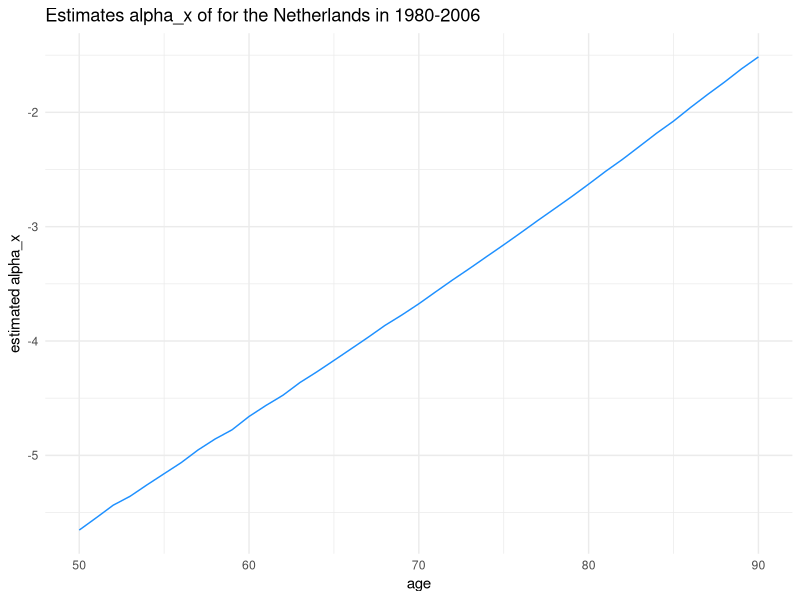
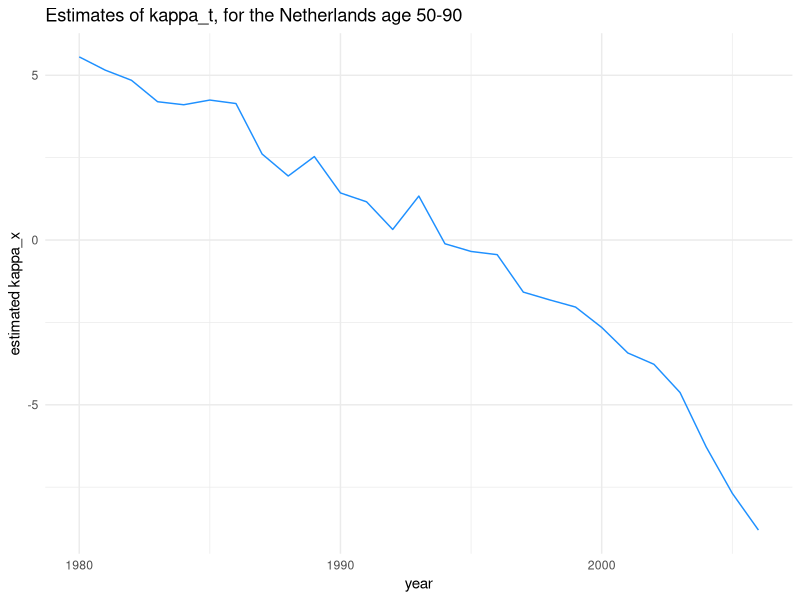
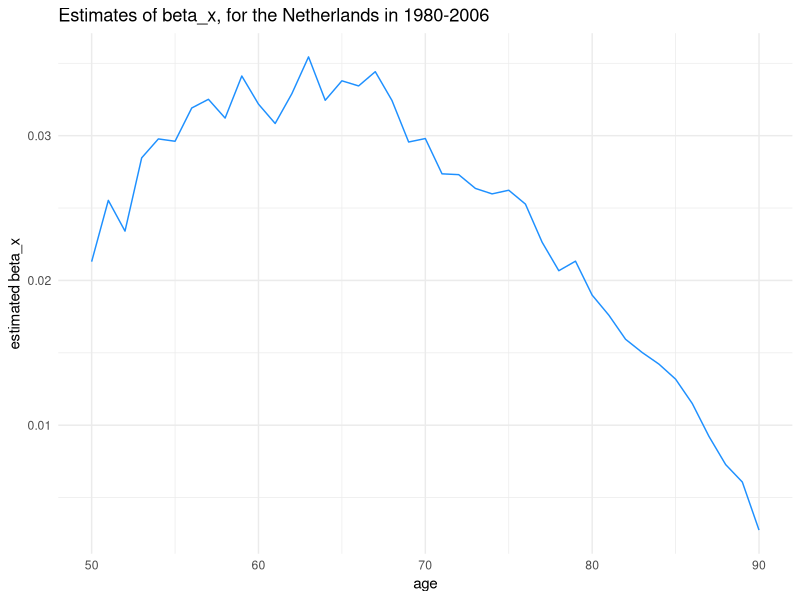

The R source for these figures, in order:
## ---- chunk 1
#| include: false
library(ggplot2)
library(tidyverse)
setwd("~/Studium/11. Semester/Data Analytics in Life Insurance")
## ---- chunk 2

qxt <- read.table('Mx_1x1.txt', header = TRUE)
summary(qxt)
## ---- chunk 3

tail(qxt)
## ---- chunk 4

qxt <- qxt %>%
  #cut the first 3 Characters of age and convert to integer
  mutate (Age = strtoi(substr(Age, 1, 3))) 
tail(qxt)
## ---- chunk 5

qxt <- qxt %>%
  mutate(Female = case_when(
    (substr(Female,1,1)=='.') ~ "0",
    TRUE ~  Female
    )) %>%
  mutate(Male = case_when(
    (substr(Male,1,1)=='.') ~ "0",
    TRUE ~ Male
    )) %>%
  mutate(Total = case_when(
    (substr(Total,1,1)=='.') ~ "0",
    TRUE ~ Total
    ))
## ---- chunk 6

qxt <- qxt %>%
  mutate(Female = as.double(Female))%>%
  mutate(Male = as.double(Male))%>%
  mutate(Total = as.double(Total))

sapply(qxt, class)
summary(qxt)

## ---- chunk 7

########### Define here for which years/ages we want the model:
x_1 = 50#50
x_2 = 90#90
t_1 = 1980#1980
t_2 = 2006#2006
m = x_2 - x_1 + 1
n = t_2 - t_1 + 1
#################

mu_tx <- qxt %>% 
  filter(Year >= t_1 & Year <= t_2)%>% 
  filter(Age >= x_1 & Age <= x_2) %>%
  mutate(mu_total = -log(1-Total))%>%
  mutate(mu_female = -log(1-Female))%>%
  mutate(mu_male = -log(1-Male)) %>%
  subset(select = -c(Male, Total,Female))
head(mu_tx)
## ---- chunk 8

mu <- mu_tx %>%
  subset(select = -c(mu_female, mu_male)) %>%
  pivot_wider(names_from = Age,
              names_prefix = "age_",
              values_from = mu_total)

mu_xt = t(mu)
mu = mu[-1]
## ---- chunk 9

A_tx = mu
alpha = double(m)

for (x in 1:m) {
  alpha[x] = 1/n * sum(log(A_tx[,x]))
  A_tx[,x] = log(A_tx[,x]) - alpha[x]
}

A_xt = t(A_tx)

## ---- chunk 10

SVD = svd(A_xt)
d = SVD$d
u = SVD$u
v = SVD$v

beta = d[1] * u[,1]
c = 1/sum(beta)
beta = beta * c
kappa = 1/c * v[,1]
## ---- chunk 11

alpha_x = ggplot() + 
  geom_line(aes(x_1:x_2, alpha), size=.5,col='dodgerblue')+
  labs(
    title = "Estimates alpha_x of for the Netherlands in 1980-2006",
    x = "age",
    y = "estimated alpha_x"
  )+
  theme_minimal()


beta_x = ggplot() + 
  geom_line(aes(x_1:x_2, beta), size=.5, col='dodgerblue')+
  labs(
    title = "Estimates of beta_x, for the Netherlands in 1980-2006",
    x = "age",
    y = "estimated beta_x"
  )+
  theme_minimal()

kappa_t = ggplot() + 
  geom_line(aes(t_1:t_2, kappa), size=.5, col='dodgerblue')+
  labs(
    title = "Estimates of kappa_t, for the Netherlands age 50-90",
    x = "year",
    y = "estimated kappa_x"
  )+
  theme_minimal()

## ---- chunk 12
#| echo: false
alpha_x
## ---- chunk 13
#| echo: false
kappa_t
## ---- chunk 14
#| echo: false
beta_x
## ---- chunk 15

res = mu

for (x in 1:m){
  for (t in 1:n){
    res[t,x] = (log(res[t,x]) - alpha[x] - beta[x]*kappa[t])^2
  }
}

sigma = 1/(m*n)*sum(res)

glue::glue('Estimate for sigma^2 is {sigma}.')

## ---- chunk 16

temp1 = mu
temp2 = mu

for (x in 1:m){
  for (t in 1:n){
    temp1[t,x] = (beta[x] * kappa[t])^2
    temp2[t,x] = (log(temp2[t,x]) - alpha[x])^2
  }
}

POV = sum(temp1)/sum(temp2)

glue::glue('Percentage of Variance explained by the model is {POV}.')


## ---- chunk 17

C = 1/(n - 1) * (kappa[n] - kappa[1])

glue::glue('Estimate for C is {C}')

sigma_kappa = 0

for (i in 2:n){
  sigma_kappa = sigma_kappa + (kappa[i] - kappa[i - 1] - C) ^ 2
}

sigma_kappa = sigma_kappa/(n - 1)

glue::glue('Estimate for sigma_kappa^2 is {sigma_kappa}.')
## ---- chunk 18

kappa_2040 = kappa[27] + 34*C
kappa_2040
## ---- chunk 19

mu_60_2040 = alpha[11] + beta[11] * kappa_2040

## ---- chunk 20

sum_mu = 0
kappa_tmp = kappa_2040

for (j in 0:14){
sum_mu = sum_mu + exp(alpha[11 + j] + beta[11 + j] * kappa_tmp)
kappa_tmp = kappa_tmp + C
}

prob = exp(- sum_mu)
perc = prob * 100
glue::glue('Probability of a person aged 60 in 2040 to become
              strictly older than 75 is {perc}%.')

